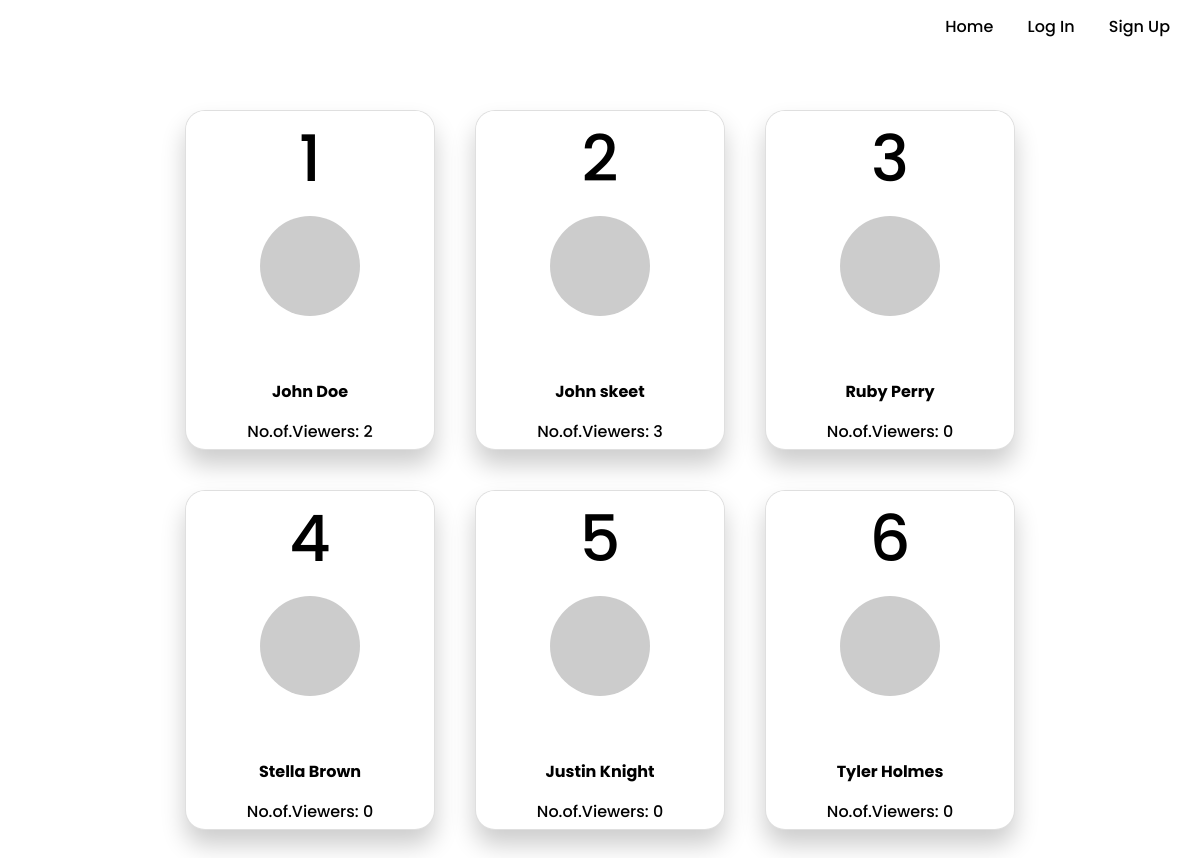
The page / on the database its author committed.
### profiles/models.py (models this page shows)
class Employee(models.Model):
	first		= models.CharField(max_length=30)
	last 		= models.CharField(max_length=30)
	short 		= models.CharField(max_length=30)
	title 		= models.CharField(max_length=30)
	email 		= models.EmailField(max_length=40)
	contact 	= models.CharField(max_length=10)
	contact_ext = models.CharField(max_length=5)
	join_date 	= models.CharField(max_length=30)
	large 		= models.CharField(max_length=300)
	medium 		= models.CharField(max_length=300)
	thumbnail 	= models.CharField(max_length=300)
	team 		= models.CharField(max_length=30)
	job_title 	= models.CharField(max_length=30)
	last_login 	= models.CharField(max_length=30)
	loggedIn 	= models.CharField(max_length=30)
	viewers = models.IntegerField(null=True,blank=True)
	def __str__(self):
		return self.first +" "+ self.last

### profiles/views.py (the view)
# urls.py: 2. Add a URL to urlpatterns:  path('', views.home, name='home')
def home(request):
	obj = Employee.objects.all()
	return render(request,'profiles/home.html',{'obj':obj})

### profiles/templates/profiles/home.html (shortened to what this page needs)
{% extends 'base.html' %}
{% block content %}
<div class="body">
	<div class="container">
		{% for i in obj %}
			<a  style="text-decoration: none;color: black;" href="{% url 'profileview' i.id %}" >
			<div class="card">
				<div class="circle">
					<h2>{{i.id}}</h2>
					<img src="{{i.large}}" width="100px;">
				</div>
				<div class="content">
					<br><p><b>{{i}}</b></p>No.of.Viewers: {{i.viewers}}
				</div>
			</div>
		{% endfor %}
		</a>
	</div>
</div>
{% endblock content %}

### templates/base.html
<!DOCTYPE html>
<html>
<head>
	{% include 'snippets/header.html' %}
</head>
<body>
	{% load static %}
	{% block content %}
	{% endblock content %}
</body>
</html>

### templates/snippets/header.html (shortened to what this page needs)
<link rel="stylesheet" href="https://cdn.jsdelivr.net/npm/bootstrap@4.5.3/dist/css/bootstrap.min.css">
<link rel="stylesheet" href="https://cdnjs.cloudflare.com/ajax/libs/font-awesome/4.7.0/css/font-awesome.min.css">
{% load static %}
<header>
  <nav>
    {% if request.user.is_authenticated %}
    <ul class="nav_links">
      <li><a href="{% url 'home' %}">Home</a></li>
      <li><a href="{% url 'logout' %}">Log Out</a></li>
    </ul>
    {% else %}
    <ul class="nav_links">
      <li><a href="{% url 'home' %}">Home</a></li>
      <li><a href="{% url 'login' %}">Log In</a></li>
      <li><a href="{% url 'home' %}">Sign Up</a></li>
    </ul>
    {% endif %}
  </nav>
</header>

### profiles/templates/profiles/home.html (style rules this page uses)
* { margin:0; padding: 0; box-sizing: border-box; font-family: 'Poppins', sans-serif; }
.body { display: flex; justify-content: center; align-items: center; min-height: 50vh; background-attachment: fixed; }
.container { position: relative; width: 950px; padding:10px; display: flex; justify-content: center; align-items: center; flex-wrap: wrap; margin-top: 10px; }
.container .card { position: relative; width: 250px; height: 340px; background: #fff; margin: 20px; border-radius: 20px; overflow:hidden; box-shadow: 0 15px 25px rgba(0,0,0,0.2); transition: 0.5s; }
.container .card .circle { position: relative; width: 100%; height: 100%; background:#fff; text-align: center; }
.container .card .circle h2 { color: #000; font-size: 4.0em; padding:10px 0; }
.container .card .content { bottom: 10px; padding: 40px; text-align: center; }
img { border-radius: 50%; }

### rows shown on the page
Employee: id "1", first+last "John Doe", viewers "2"
Employee: id "2", first+last "John skeet", viewers "3"
Employee: id "3", first+last "Ruby Perry", viewers "0"
Employee: id "4", first+last "Stella Brown", viewers "0"
Employee: id "5", first+last "Justin Knight", viewers "0"
Employee: id "6", first+last "Tyler Holmes", viewers "0"
